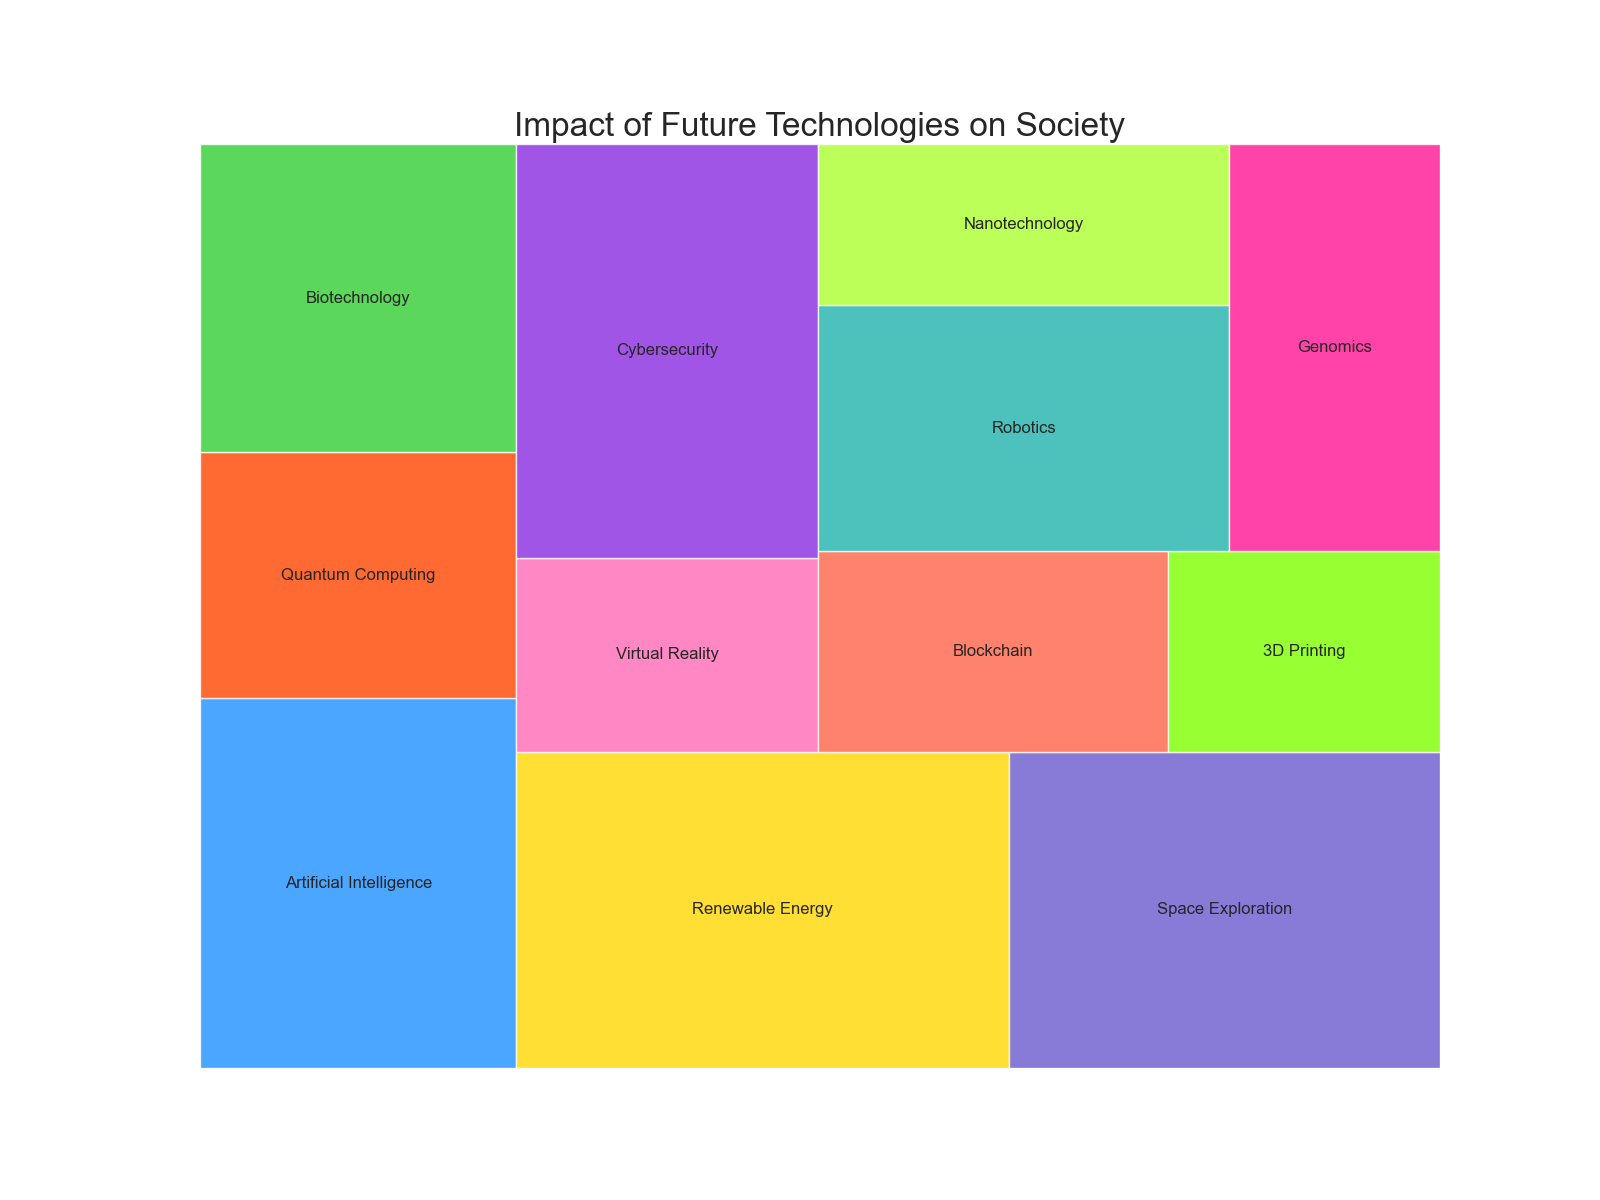

Write Python code to recreate this figure.

import seaborn as sns
import pandas as pd
import matplotlib.pyplot as plt
import squarify

# Data for treemap
data = {
    'Topic': [
        'Artificial Intelligence', 'Quantum Computing', 'Biotechnology', 'Renewable Energy', 'Space Exploration',
        'Virtual Reality', 'Cybersecurity', 'Blockchain', '3D Printing', 'Robotics', 
        'Nanotechnology', 'Genomics'
    ],
    'Values': [
        300, 200, 250, 400, 350,
        150, 320, 180, 140, 260,
        170, 220
    ]
}

# Convert the data into DataFrame
df = pd.DataFrame(data)

# Define color palette
colors = [
    '#1E90FF', '#FF4500', '#32CD32', '#FFD700', '#6A5ACD',
    '#FF69B4', '#8A2BE2', '#FF6347', '#7FFF00', '#20B2AA',
    '#ADFF2F', '#FF1493'
]

# Create figure and axes for Matplotlib
fig, ax = plt.subplots(1, figsize=(16, 12))

# Create a treemap
squarify.plot(sizes=df['Values'], label=df['Topic'], alpha=0.8, color=colors)

# Remove the axes
plt.axis('off')

# Add a title
plt.title('Impact of Future Technologies on Society', fontsize=24)

# Show the plot
plt.show()
